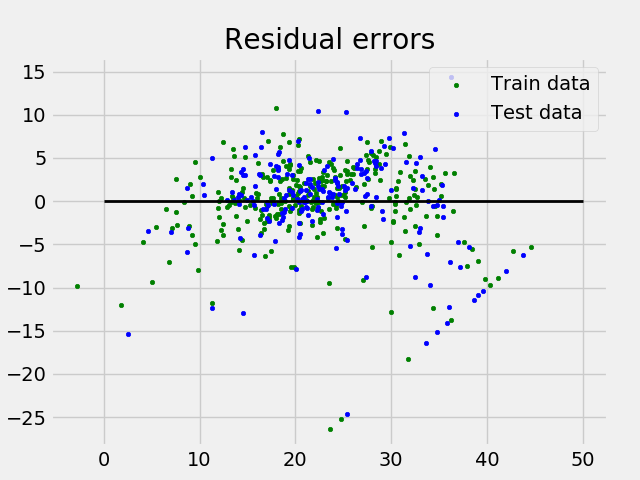

Here is the Python script that generated this plot:
import os
os.system("sudo pip3 install sklearn")
os.system("sudo pip3 install scikit-learn")

import matplotlib.pyplot as plt
import numpy as np
import sklearn
from sklearn import datasets, linear_model, metrics

# load the boston dataset
boston = datasets.load_boston(return_X_y=False)
 
# defining feature matrix(X) and response vector(y)
X = boston.data
y = boston.target


# X = np.array([0, 1, 2, 3, 4, 5, 6, 7, 8, 9]).reshape(-1,1)
# y = np.array([1, 3, 2, 5, 7, 8, 8, 9, 10, 12])#.reshape(-1,1)


# splitting X and y into training and testing sets
from sklearn.model_selection import train_test_split
X_train, X_test, y_train, y_test = train_test_split(X, y, test_size=0.4,
                                                    random_state=1)
 
# create linear regression object
reg = linear_model.LinearRegression()
 
# train the model using the training sets
reg.fit(X_train, y_train)
 
# regression coefficients
print('Coefficients: ', reg.coef_)
 
# variance score: 1 means perfect prediction
print('Variance score: {}'.format(reg.score(X_test, y_test)))
 
# plot for residual error
 
## setting plot style
plt.style.use('fivethirtyeight')
 
## plotting residual errors in training data
plt.scatter(reg.predict(X_train), reg.predict(X_train) - y_train,
            color = "green", s = 10, label = 'Train data')
 
## plotting residual errors in test data
plt.scatter(reg.predict(X_test), reg.predict(X_test) - y_test,
            color = "blue", s = 10, label = 'Test data')
 
## plotting line for zero residual error
plt.hlines(y = 0, xmin = 0, xmax = 50, linewidth = 2)
 
## plotting legend
plt.legend(loc = 'upper right')
 
## plot title
plt.title("Residual errors")
 
## method call for showing the plot
plt.show()
plt.savefig("/home/ubuntu/environment/data5500_fall2022/week10_regression/regression_boston_housing.png")